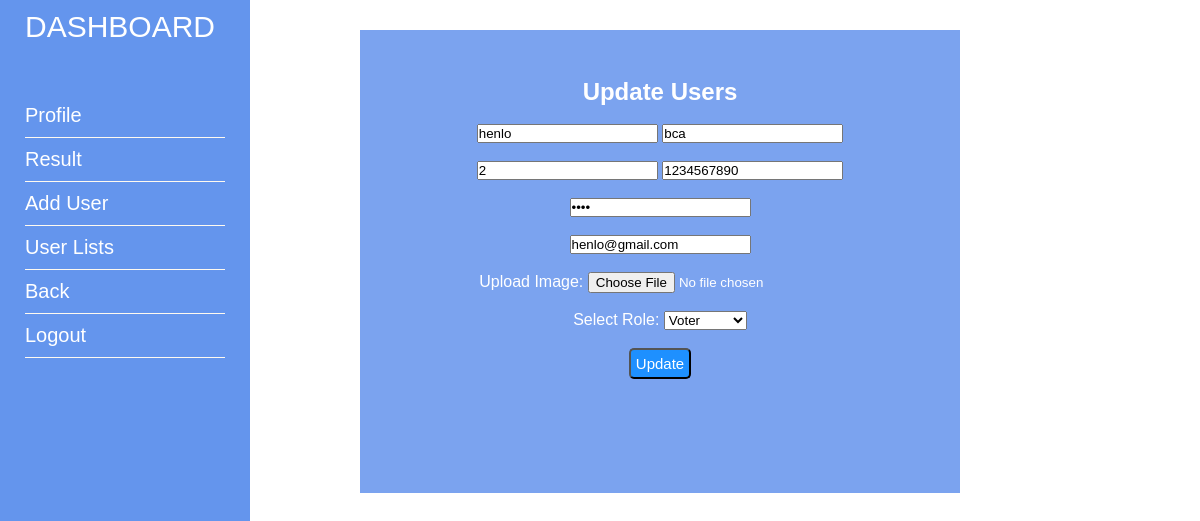
Page /routes/update.php?id=5 on the committed database.
### tables this page shows
CREATE TABLE `register` (
  `id` int(11) NOT NULL,
  `name` text NOT NULL,
  `class` varchar(50) NOT NULL,
  `semester` varchar(50) NOT NULL,
  `mobile` bigint(10) NOT NULL,
  `password` varchar(20) NOT NULL,
  `email` varchar(50) NOT NULL,
  `photo` varchar(255) NOT NULL,
  `role` int(1) NOT NULL,
  `status` int(1) NOT NULL,
  `votes` int(100) NOT NULL
);

### routes/update.php (the view, shortened to what this page needs)
<?php
include("../api/connect.php");
$id=$_GET['id'];
$sql="SELECT * FROM register WHERE id=$id";
$result=mysqli_query($connect, $sql);
$row=mysqli_fetch_assoc($result);
$name=$row['name'];
$class = $row['class'];
$sem = $row['semester'];
$mobile = $row['mobile'];
$password = $row['password'];
$email = $row['email'];
$image = $row['photo'];
$role = $row['role'];
?>
<!DOCTYPE html>
<html lang="en">
<head>
    <link rel="stylesheet" href="profile.css">
</head>
<body>
<div class="wrap">
<div class="sidebar">
<h1>Dashboard</h1>
    <ul>
        <li><a href="dashboard.php">Profile</a></li>
        <li><a href="result.php">Result</a></li>
        <li><a href="register.html">Add User</a></li>
        <li><a href="display.php">User Lists</a></li>
        <li><a href="../front.php">Back</a></li>
        <li><a href="logout.php">Logout</a></li>
    </ul>
</div>
    <section class="regmain">
        <div>
        <h1>Update Users</h1><br>
    <form method="POST" enctype="multipart/form-data">
        <div class="inputbox">
        <input type="text" name="name" placeholder="Enter Name" value=<?php echo $name;?> required>
        <input type="text" name="class" placeholder="Enter Class" value=<?php echo $class;?> required><br><br>
        <input type="text" name="semester" placeholder="Enter Semester" value=<?php echo $sem;?> required>
        <input type="bigint" name="mobile" placeholder="Enter Mobile" value=<?php echo $mobile;?> required><br><br>
        <input type="password" name="password" placeholder="Enter Password" value=<?php echo $password;?> required><br><br>
        <input id="email" type="email" name="email" placeholder="Enter Email" value=<?php echo $email;?>><br><br>
    </div>
    <div id="imagepart">
       Upload Image: <input type="file" name="photo" value=<?php echo $image;?>>
    </div>
    <br>
    <div id="role">
      Select Role: <select name="role" value=<?php echo $role;?>>
           <option value="1">Voter</option>
       </select>
    </div>
    <br>
<button type="submit" class="btn btn-primary" name="submit">Update</button>
    </form>
        </div>
    </section>
</div>
</body>
</html>

### routes/profile.css (style rules this page uses)
* { margin: 0; padding: 0; }
body { font-size:100%; font-family: sans-serif; }
.wrap { width:100%; float:left; }
.regmain { width:100%; height:50vh; position:relative; background-color: rgb(123, 163, 239); width:50%; margin-top: 30px; margin-left: 30%; padding-top:4%; padding-bottom: 15px; color:white; text-align: center; }
.sidebar { height:100vh; width:250px; background-color:cornflowerblue; position:fixed; z-index: 999; }
.sidebar h1 { color:white; font-size: 30px; font-weight: normal; text-transform: uppercase; padding-top: 10px; padding-left: 25px; }
.sidebar ul { display:block; margin-top:50px; padding-left: 25px; }
.sidebar ul li { padding:10px 0; list-style: none; border-bottom: 1px solid floralwhite; margin-right: 25px; }
.sidebar ul li a { color:white; font-size: 20px; text-decoration: none; }
button { padding:5px; font-size: 15px; background-color: dodgerblue; color:white; border-radius: 5px; cursor: pointer; }

### rows in the picture
register: name "henlo", class "bca", semester "2", mobile "1234567890", email "henlo@gmail.com", role "Voter"
